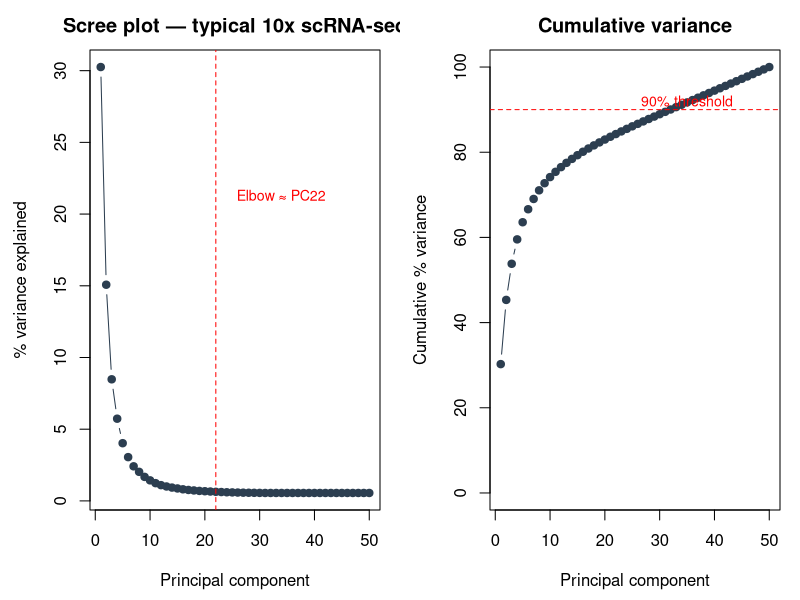
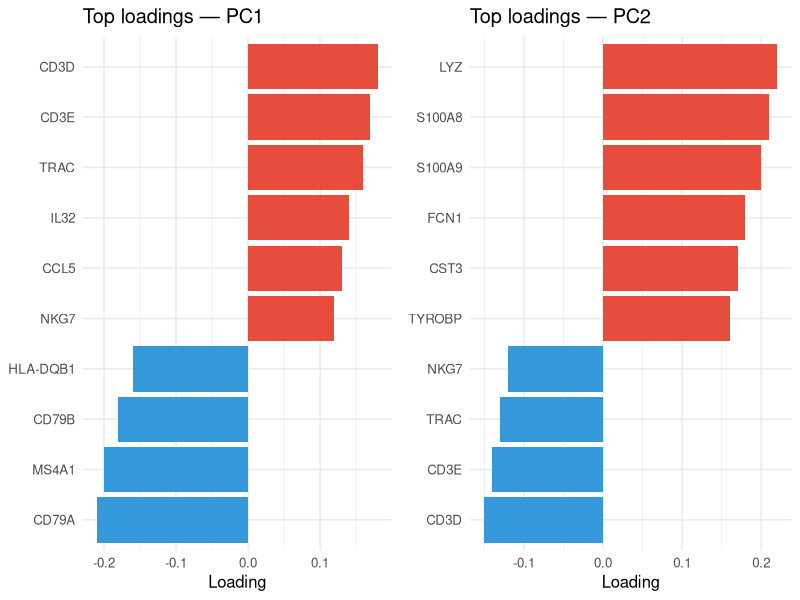
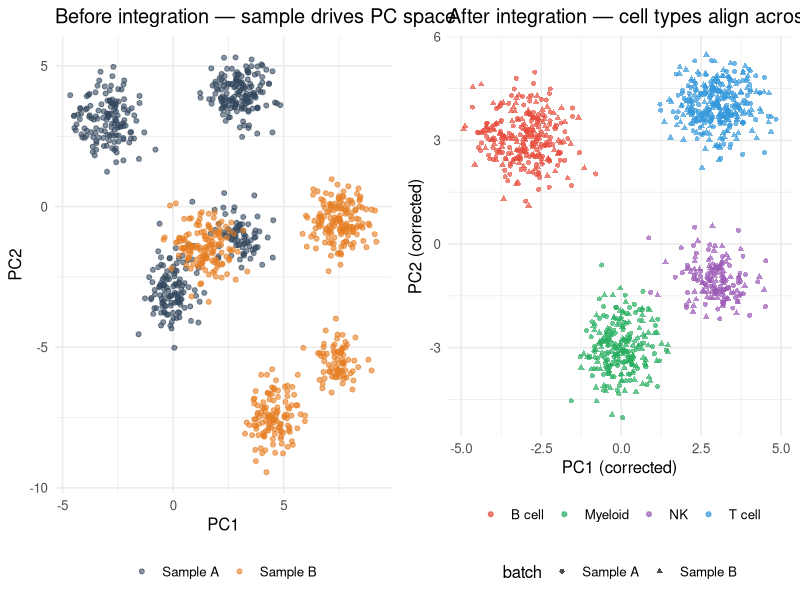

These charts were generated, in order, by the following R code:
## ---- chunk 1
#| label: setup
#| include: false
library(tidyverse); library(knitr); library(gridExtra)
theme_set(theme_minimal(base_size = 14)); set.seed(2026)
## ---- chunk 2
#| label: scree-example
#| echo: false
#| fig-width: 9
#| fig-height: 4.2

# Simulate a typical scRNA-seq scree shape: a steep drop, an elbow,
# then a long noise floor. Numbers chosen to mimic 10x v3 PBMC-style runs.
set.seed(2026)
sd_pc <- c(8.5, 6.0, 4.5, 3.7, 3.1, 2.7, 2.4, 2.2, 2.0, 1.85,
           1.72, 1.62, 1.55, 1.49, 1.44, 1.39, 1.35, 1.32, 1.29, 1.27,
           1.25, 1.23, 1.215, 1.20, 1.19, 1.18, 1.17, 1.165, 1.16, 1.155,
           rep(1.15, 20))
var_pc  <- sd_pc^2
prop_var <- var_pc / sum(var_pc)

par(mfrow = c(1, 2), mar = c(4.5, 4.5, 2.5, 1))
plot(seq_along(prop_var), prop_var * 100, type = "b", pch = 19, col = "#2c3e50",
     xlab = "Principal component", ylab = "% variance explained",
     main = "Scree plot — typical 10x scRNA-seq")
abline(v = 22, lty = 2, col = "red"); text(24, max(prop_var * 100) * 0.7,
                                            "Elbow ≈ PC22", col = "red", pos = 4, cex = 0.85)

plot(seq_along(prop_var), cumsum(prop_var) * 100, type = "b", pch = 19, col = "#2c3e50",
     xlab = "Principal component", ylab = "Cumulative % variance",
     main = "Cumulative variance", ylim = c(0, 100))
abline(h = 90, lty = 2, col = "red")
text(35, 92, "90% threshold", col = "red", cex = 0.85)
## ---- chunk 3
#| label: loadings-example
#| echo: false
#| fig-width: 10
#| fig-height: 4.2

set.seed(2026)
# Simulate plausible loading values for top-10 genes on PC1 (T/B-cell-like axis)
# and PC2 (myeloid axis). Real Seurat output looks similar in shape.
pc1 <- tibble::tibble(
  gene = c("CD3D","CD3E","TRAC","IL32","CCL5","NKG7","CD79A","MS4A1","CD79B","HLA-DQB1"),
  loading = c(0.18,0.17,0.16,0.14,0.13,0.12,-0.21,-0.20,-0.18,-0.16)
)
pc2 <- tibble::tibble(
  gene = c("LYZ","S100A8","S100A9","FCN1","CST3","TYROBP","CD3D","CD3E","TRAC","NKG7"),
  loading = c(0.22,0.21,0.20,0.18,0.17,0.16,-0.15,-0.14,-0.13,-0.12)
)

p1 <- pc1 |>
  mutate(gene = forcats::fct_reorder(gene, loading)) |>
  ggplot(aes(loading, gene, fill = loading > 0)) +
  geom_col() +
  scale_fill_manual(values = c(`TRUE` = "#e74c3c", `FALSE` = "#3498db"), guide = "none") +
  labs(title = "Top loadings — PC1", x = "Loading", y = NULL) +
  theme_minimal(base_size = 12)

p2 <- pc2 |>
  mutate(gene = forcats::fct_reorder(gene, loading)) |>
  ggplot(aes(loading, gene, fill = loading > 0)) +
  geom_col() +
  scale_fill_manual(values = c(`TRUE` = "#e74c3c", `FALSE` = "#3498db"), guide = "none") +
  labs(title = "Top loadings — PC2", x = "Loading", y = NULL) +
  theme_minimal(base_size = 12)

gridExtra::grid.arrange(p1, p2, nrow = 1)
## ---- chunk 4
#| label: integration-toy
#| echo: false
#| fig-width: 10
#| fig-height: 4.5

set.seed(2026)

# 4 cell types, 2 batches; each batch shifted in PC space
make_batch <- function(shift_x, shift_y) {
  bind_rows(
    tibble(x = rnorm(160,  3, 0.7) + shift_x, y = rnorm(160,  4, 0.6) + shift_y, ct = "T cell"),
    tibble(x = rnorm(140, -3, 0.7) + shift_x, y = rnorm(140,  3, 0.7) + shift_y, ct = "B cell"),
    tibble(x = rnorm(120,  0, 0.6) + shift_x, y = rnorm(120, -3, 0.7) + shift_y, ct = "Myeloid"),
    tibble(x = rnorm( 80,  3, 0.7) + shift_x, y = rnorm( 80, -1, 0.6) + shift_y, ct = "NK")
  )
}
b1 <- make_batch( 0.0,  0.0) |> mutate(batch = "Sample A")
b2 <- make_batch( 4.5, -4.5) |> mutate(batch = "Sample B")

# After "integration": project both batches onto the same shared structure
# (here, just remove the per-batch shift)
b1a <- b1 |> mutate(x_int = x,        y_int = y)
b2a <- b2 |> mutate(x_int = x - 4.5,  y_int = y + 4.5)
post <- bind_rows(b1a, b2a)

cols <- c("T cell" = "#3498db", "B cell" = "#e74c3c",
          "Myeloid" = "#27ae60", "NK" = "#9b59b6")

# Before plot — coloured by BATCH so the user sees the batch effect
p_before <- bind_rows(b1, b2) |>
  ggplot(aes(x, y, color = batch)) +
  geom_point(alpha = 0.6, size = 1.4) +
  scale_color_manual(values = c("Sample A" = "#34495e", "Sample B" = "#e67e22"), name = NULL) +
  labs(title = "Before integration — sample drives PC space",
       x = "PC1", y = "PC2") +
  theme_minimal(base_size = 12) + theme(legend.position = "bottom")

# After plot — coloured by CELL TYPE so the user sees the biology emerge
p_after <- post |>
  ggplot(aes(x_int, y_int, color = ct, shape = batch)) +
  geom_point(alpha = 0.7, size = 1.4) +
  scale_color_manual(values = cols, name = NULL) +
  labs(title = "After integration — cell types align across samples",
       x = "PC1 (corrected)", y = "PC2 (corrected)") +
  theme_minimal(base_size = 12) +
  theme(legend.position = "bottom",
        legend.box = "vertical")

gridExtra::grid.arrange(p_before, p_after, nrow = 1)
